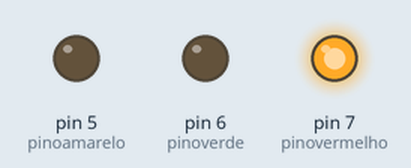
Recording of a sketch running on a simulated Arduino Uno, built with avr-gcc and run on an emulated ATmega328P. Shown: output pins drawn as LEDs (lit = HIGH).

Above: at 0.02 s.
At 0.7 s:
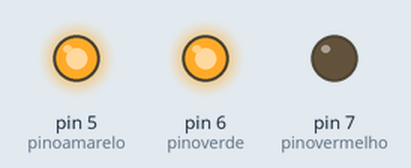
At 1.4 s:
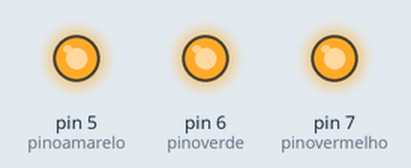
At 2.1 s:
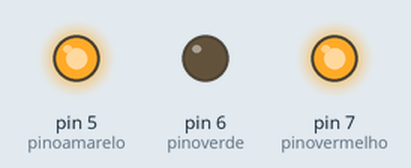
At 2.9 s:
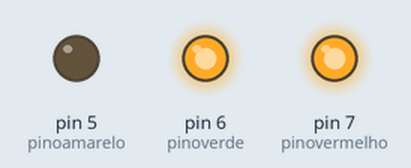
Timing chart, 0 to 3.2 s (numbered marks = the images above):
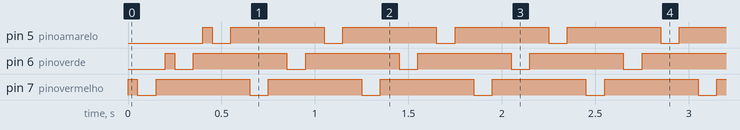

The sketch:

aula30-biblioteca_led.ino
```cpp
#include "CFB_led.h"

int pinovermelho=7;
int pinoverde=6;
int pinoamarelo=5;

CFB_led ledvermelho(pinovermelho);
CFB_led ledverde(pinoverde);
CFB_led ledamarelo(pinoamarelo);

void setup() {

}

void loop() {
  ledvermelho.piscar(50);
  ledverde.piscar(50);
  ledamarelo.piscar(50);

}
```

CFB_led.cpp
```cpp
# include "CFB_led.h"

CFB_led::CFB_led(int pin){
	this->pino_led=pin;
	pinMode(pino_led,OUTPUT);
}

void CFB_led::acender(){
	digitalWrite(pino_led,HIGH);
}

void CFB_led::apagar(){
	digitalWrite(pino_led,LOW);

}

void CFB_led::acender_t(int tmp){
	acender();
	delay(tmp);
	apagar();
}

void CFB_led::apagar_t(int tmp){
	apagar();
	delay(tmp);
	acender();
}

void CFB_led::piscar(int tmp){
		acender_t(tmp);
		delay(tmp);
		apagar_t(tmp);
		delay(tmp);


}
```

CFB_led.h
```cpp
#ifndef _CFB_LED_H_
#define _CFB_LED_H_
#include<Arduino.h>

class CFB_led
{
	public:
		CFB_led(int pin);
		void acender();
		void apagar();
		void acender_t(int tmp);
		void apagar_t(int tmp);
		void piscar(int tmp);
	 private:
        int pino_led;
};
#endif
```

Measured:
- by itself, pin 5 (pinoamarelo), pin 6 (pinoverde), pin 7 (pinovermelho): repeats every 0.60 s: LOW 0.10 s, HIGH 0.50 s
